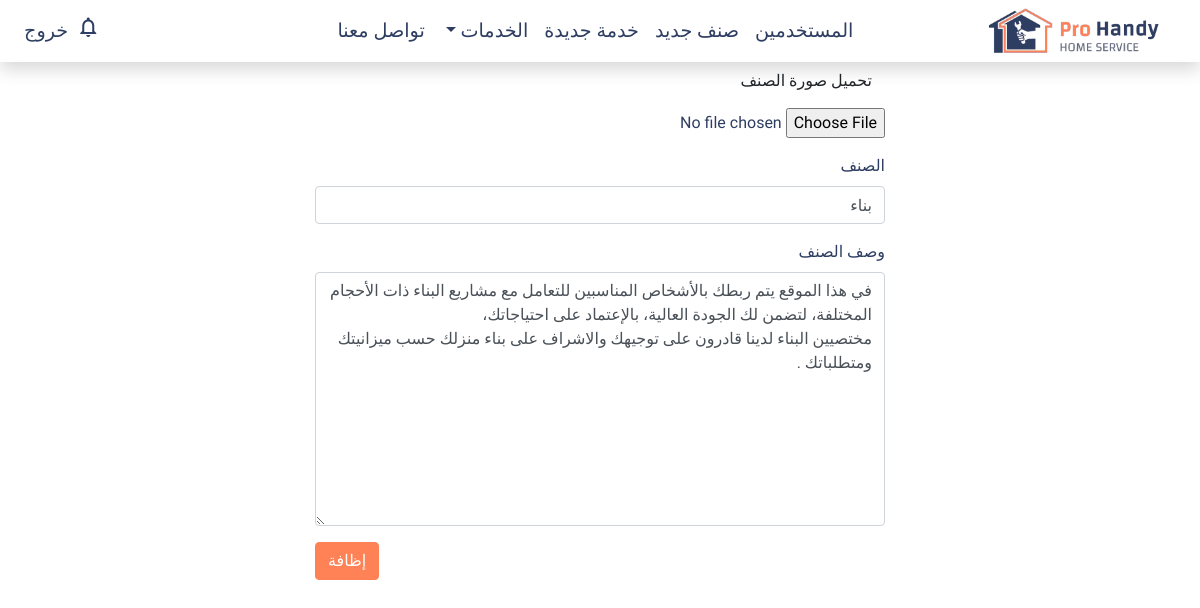
Screenshot of /category/1/update (signed in) with the database file from the repository.
### application/models.py (models this page shows, shortened)
class Category(db.Model):
    id = db.Column(db.Integer, primary_key=True)
    category_name = db.Column(db.String(20), unique=True, nullable=False)
    description = db.Column(db.Text)
    image_file = db.Column(db.String(20), nullable=False, default='category.svg')
    services = db.relationship('Service', cascade="all, delete", backref='parent', lazy=True)

### application/routes.py (the view)
@app.route('/category/<int:id>/update', methods=['GET', 'POST'])
def update_category(id):
    categories = Category.query.all()
    category = Category.query.filter_by(id=id).first()
    if not current_user.is_authenticated:
        return redirect(url_for('home'))
    elif not current_user.user_type == 'admin':
        flash('عذرا لست مصرحا لتعديل هذا الصنف', 'danger')
        return redirect(url_for('home'))
    form = CategoryForm()
    if form.validate_on_submit():
        if form.picture.data:
            picture_file = save_picture(form.picture.data, 'categories')
            category.image_file = picture_file
        category.category_name = form.category_name.data
        category.description = form.description.data
        db.session.commit()
        flash('قد تم تحديث الصنف بنجاح', 'success')
        return redirect(url_for('home'))
    elif request.method == 'GET':
        form.category_name.data = category.category_name
        form.description.data = category.description
    return render_template('new-category.html', form=form, categories=categories, title='NH | تفيير الصنف')

### application/forms.py
class CategoryForm(FlaskForm):
    category_name = StringField('الصنف', validators=[DataRequired()])
    description = TextAreaField('وصف الصنف', validators=[DataRequired()])
    picture = FileField('تحميل صورة الصنف', validators=[FileAllowed(['jpg', 'png', 'svg'])])
    submit = SubmitField('إظافة')

### application/models.py (called while the page is built)
@login_manager.user_loader
def load_user(user_id):
    return User.query.get(int(user_id))

### application/templates/new-category.html (shortened to what this page needs)
{% extends 'base.html' %}
{% block main %}
    <div class="container col-lg-6">
        <form class="form-group text-right" method="POST" action="" enctype="multipart/form-data">
                <div class="form-group">
                    <div class="btn">
                        {{ form.picture.label(class="form-control-label") }}
                    </div>
                    <div class="form-group">
                        {{ form.picture(class="form-control-file") }}
                    </div>
                </div>
            <div class="form-group">
                {{ form.category_name.label }}
                {% if form.category_name.errors %}
                    {{ form.category_name(class="form-control") }}
                    <div class="form-group">
                        {% for error in form.category_name.errors %}
                        <div class="alert alert-danger">
                            <span>{{ error }}</span>
                        </div>
                        {% endfor %}
                    </div>
                {% else %}
                    {{ form.category_name(class="form-control") }}
                {% endif %}
            </div>
            <div class="form-group">
                {{ form.description.label }}
                {% if form.description.errors %}
                    {{ form.description(rows="10", class="form-control") }}
                    <div class="form-group">
                        {% for error in form.description.errors %}
                        <div class="alert alert-danger">
                            <span>{{ error }}</span>
                        </div>
                        {% endfor %}
                    </div>
                {% else %}
                    {{ form.description(rows="10", class="form-control") }}
                {% endif %}
            </div>
            <div class="form-group">
                {{ form.submit(class="btn btn-primary float-left") }}
            </div>
        </form>
    </div>
{% endblock %}

### application/static/css/styles.css (style rules this page uses)
html { height: 100%; }
body { font-family: 'Changa', serif; color: #2e3d62; min-height: 100%; position: relative; padding: 0; }
body::after { content: ''; display: block; height: 50px; }
.btn-primary { background-color: #ff8257; border-color: #ff8257; }

### rows the page displays
Category: category_name "بناء", description "في هذا الموقع يتم ربطك بالأشخاص المناسبين للتعامل مع مشاريع البناء ذات الأحجام المختلفة، لتضمن لك الجودة العالية، بالإعتماد على احتياجاتك، مختصيين البناء لدينا قادرون على توجيهك والاشراف على بناء منزلك حسب ميزانيتك ومتطلباتك ."
